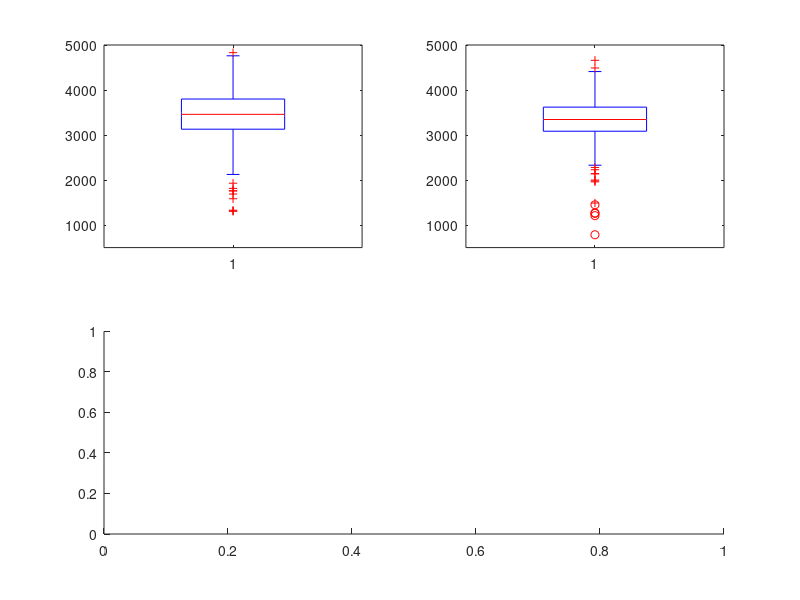

The MATLAB script that drew this image: (Note: this script raises an error after producing the figure.)
load birth.dat
x = birth(birth(:, 20) < 3, 3);
y = birth(birth(:, 20) == 3, 3);
subplot(2,2,1)
boxplot(x)
axis([0 2 500 5000])
subplot(2,2,2)
boxplot(y)
axis([0 2 500 5000])
subplot(2,2,3:4)
ksdensity(x)
hold on
[fy, ty] = ksdensity(y);
plot(ty, fy, 'r')
hold off